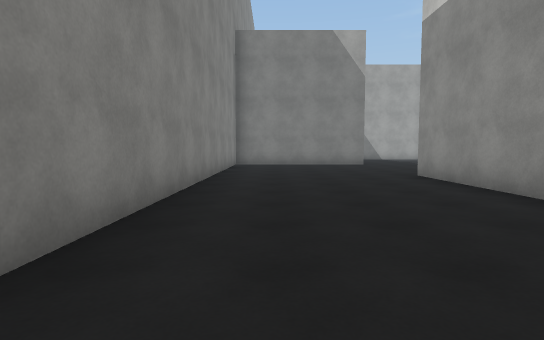
view 1 (above)

24 first-person views from a walk through a 3-D level made in the Unity game engine. The camera is 1.3 m above the floor, tilts 4° down and sees 80° across. The floor is counted in squares, 2 m on a side. Each view is taken from the middle of a square. On the plan, view 1 faces up. The plan holds only what a view shows up to about 10 squares ahead; the rest is blank. The place goes on beyond the plan. The player is left out. Surface patterns are stand-ins for the level's own textures.

view 2
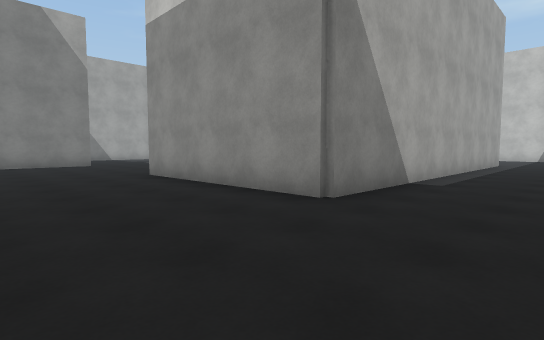

view 3
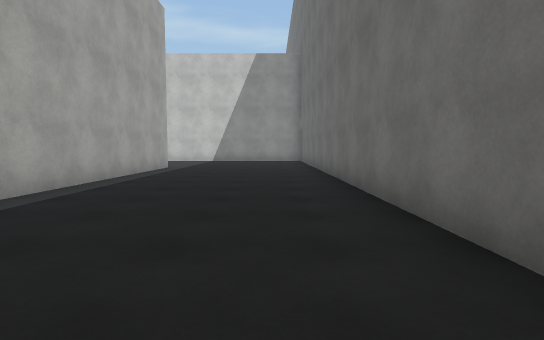

view 4
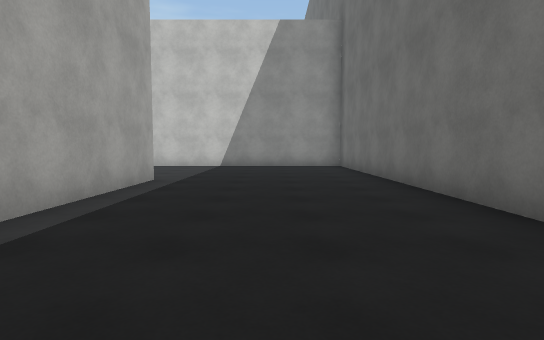

view 5
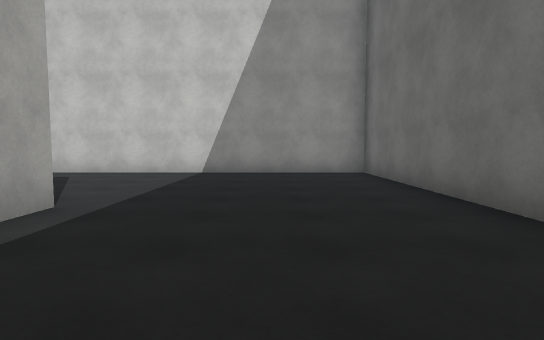

view 6
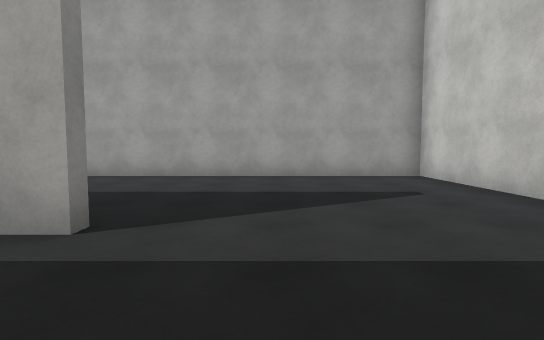

view 7
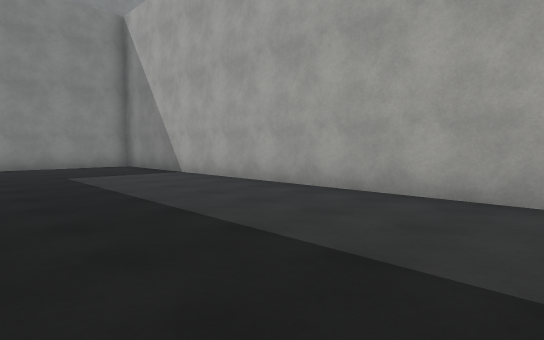

view 8
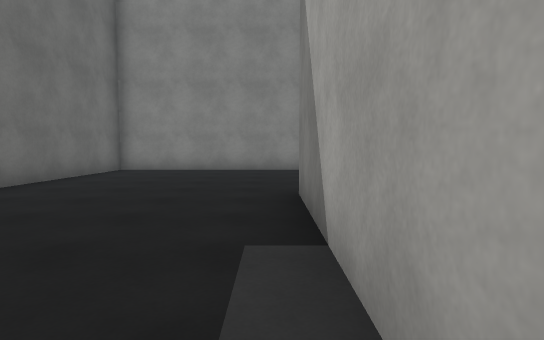

view 9
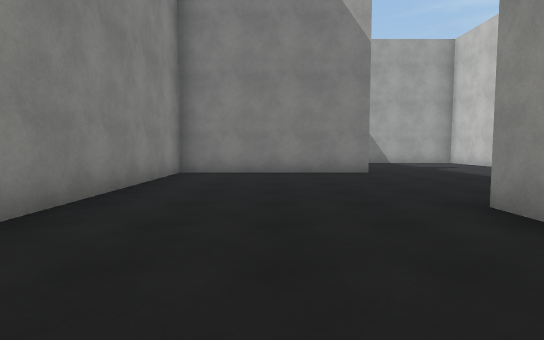

view 10
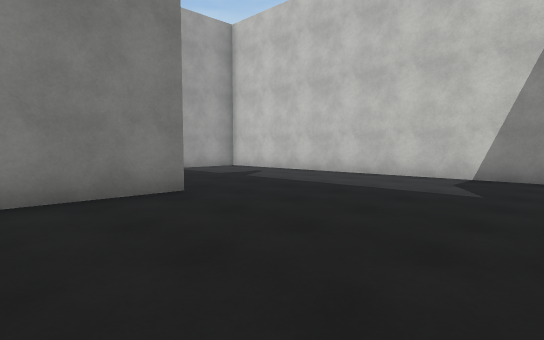

view 11
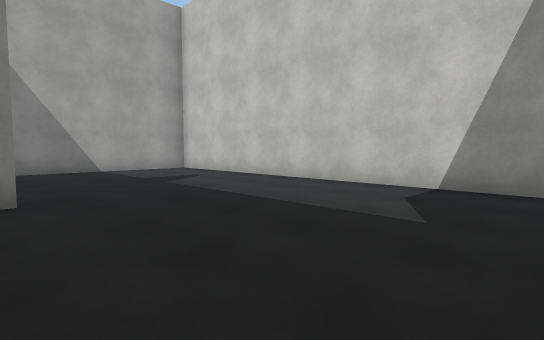

view 12
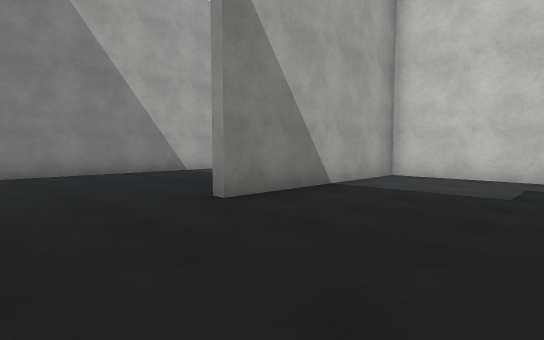

view 13
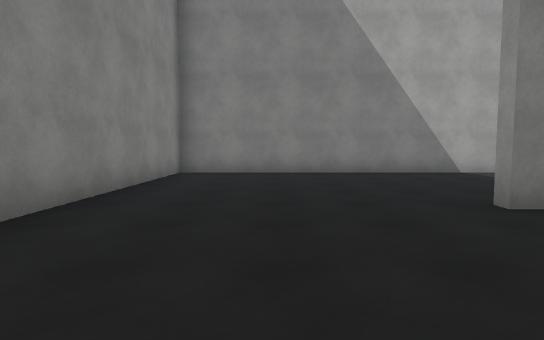

view 14
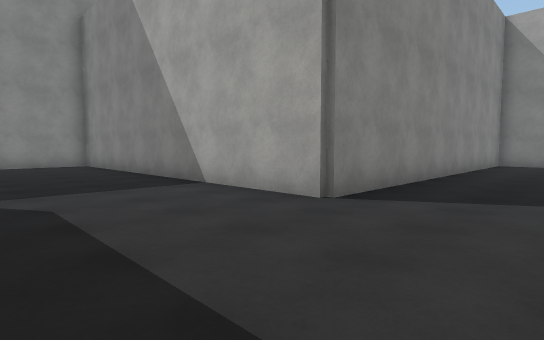

view 15
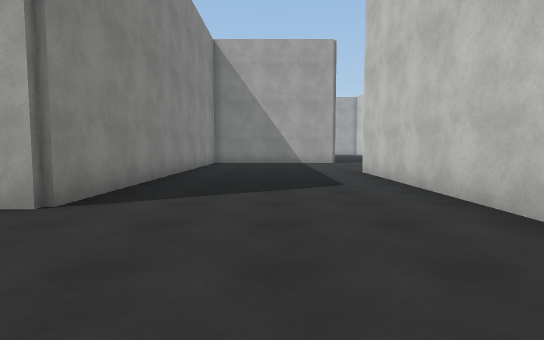

view 16
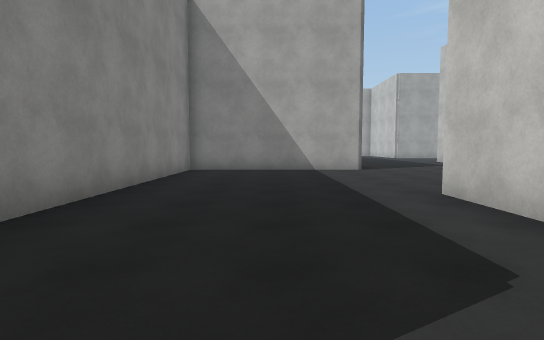

view 17
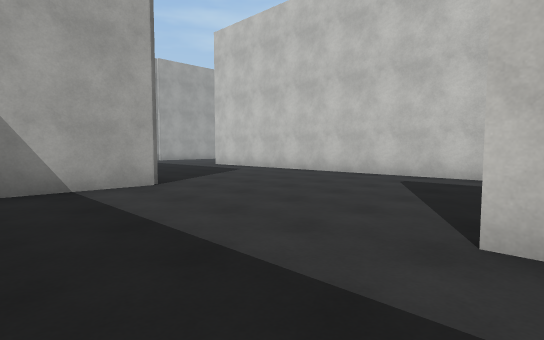

view 18
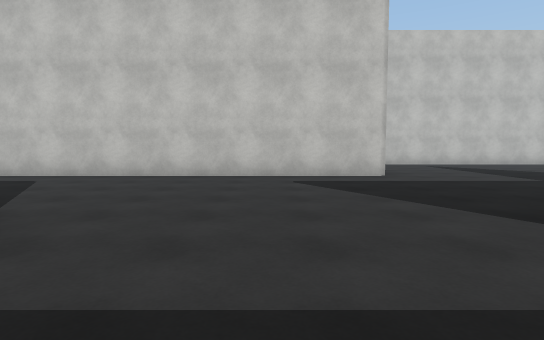

view 19
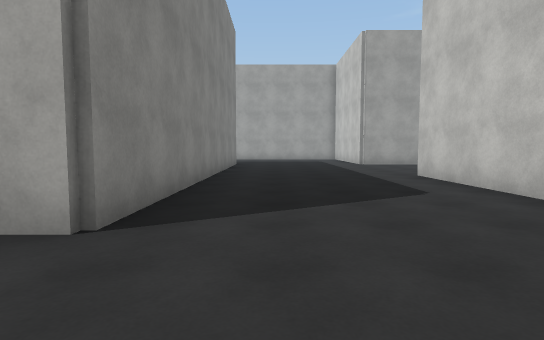

view 20
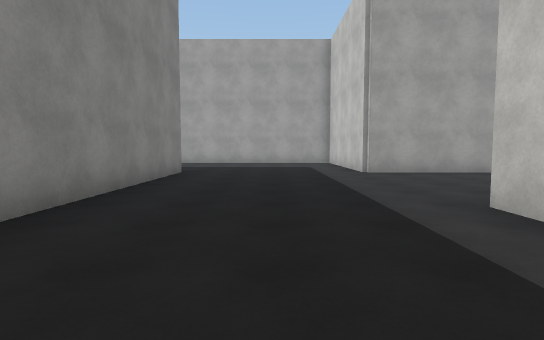

view 21
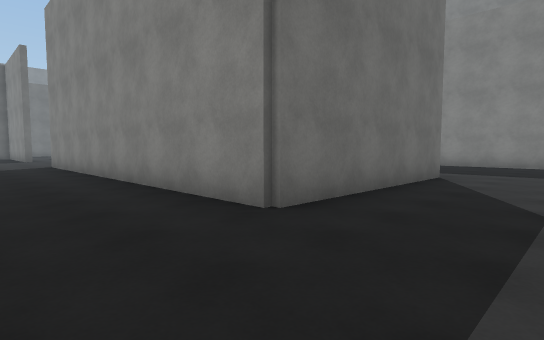

view 22
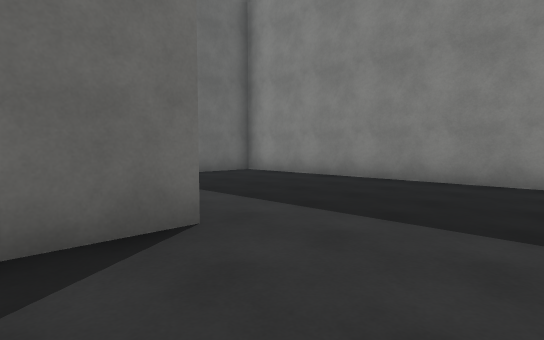

view 23
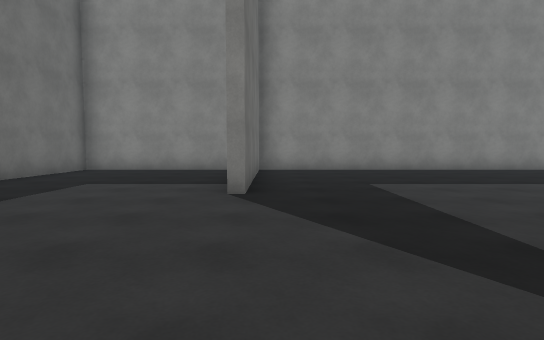

view 24
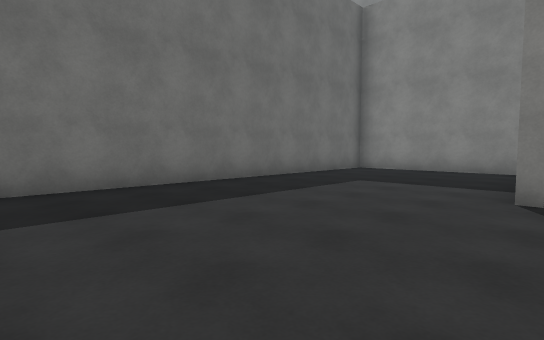

### Floor plan
Points are (right, up) in squares from view 1. A wall is a line through its corners. A room is listed if a view was taken in it or the views show most of it. See-through windows are left out.
Room 1 (views 1, 2, 3, 4, 5, 6, 7, 8, 9, 10, 11, 12, 13, 14, 15, 16, 17, 18, 19, 20, 21, 22)
walls: (13.4, 21.8) (13.4, 27.5); (3.6, 12.4) (-1.4, 12.4) (-1.4, -2.4) (2.9, -2.4); (8.4, 8.4) (8.4, 17.4) (3.5, 17.4); (18.4, 27.3) (18.4, 37.5); (3.6, 5.9) (3.6, 3.9); (13.6, 2.4) (3.4, 2.4) (3.4, 7.5); (4.5, -2.4) (18.4, -2.4) (18.4, 7.4) (5.1, 7.4); (8.4, 42.6) (13.6, 42.6) (13.6, 32.4) (8.6, 32.4) (8.6, 22.4) (-1.4, 22.4) (-1.4, 16.8); (21.8, 42.4) (18.4, 42.4) (18.4, 44.1)
ways out: opening at (8.5, 44.5) to room 2
Room 2 (views 23, 24)
walls: (3.6, 36.8) (3.6, 32.6) (12.6, 32.6); (3.6, 45.5) (3.6, 37.6) (8.5, 37.6)
ways out: opening at (8.5, 44.5) to room 1

Positions as (right, up) in squares from view 1, and headings:
1: (0, 0), facing up
2: (0, 0), facing up-right
3: (3, -1), facing right
4: (7, 0), facing right
5: (10, 0), facing right
6: (15, 0), facing up
7: (15, 3), facing up-left
8: (8, 2), facing left
9: (1, 4), facing up
10: (1, 8), facing up-right
11: (3, 8), facing up-right
12: (1, 14), facing up-right
13: (1, 14), facing up
14: (11, 19), facing up-left
15: (11, 19), facing up
16: (11, 23), facing up
17: (11, 27), facing up-right
18: (11, 30), facing right
19: (15, 30), facing up
20: (16, 34), facing up
21: (16, 45), facing down-left
22: (10, 45), facing down-left
23: (13, 38), facing left
24: (13, 38), facing down-left
